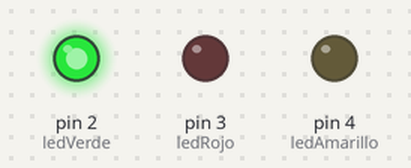
A sketch run on a simulated Arduino Uno, built with avr-gcc and run on an emulated ATmega328P. Shown: output pins drawn as LEDs (lit = HIGH).

Above: at 0.5 s.
At 1.5 s:
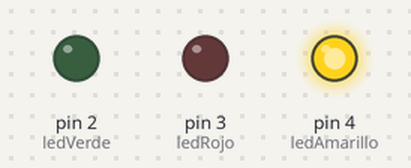
At 5.5 s:
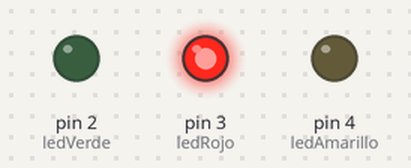
Timing chart, 0 to 6.9 s (numbered marks = the images above):
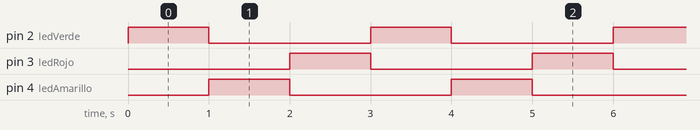

Measured:
- by itself, pin 2 (ledVerde), pin 3 (ledRojo), pin 4 (ledAmarillo): alternates HIGH for 1.0 s and LOW for 2.0 s
- by itself, everything shown: repeats every 3.0 s, in 3 steps

The sketch:

Main5.ino
```cpp
const byte ledVerde = 2;
const byte ledRojo = 3;
const byte ledAmarillo = 4;

void setup()
{
	pinMode(ledVerde, OUTPUT);
    pinMode(ledRojo, OUTPUT);
    pinMode(ledAmarillo, OUTPUT);
}

void loop()
{
    onLed(true, false, false);
    delay(1000);
    onLed(false, true, false);
    delay(1000);
    onLed(false, false, true);
    delay(1000);
}

void onLed(bool v, bool a, bool r){
    digitalWrite(ledVerde, v);
    digitalWrite(ledRojo, r);
    digitalWrite(ledAmarillo, a);
}
```
